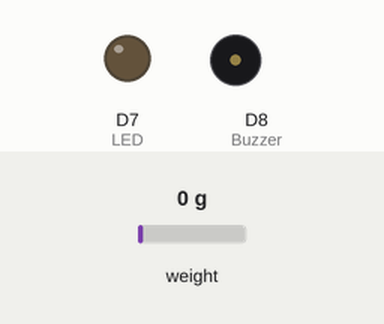
A sketch run on a simulated ESP8266 (NodeMCU). Shown: output pins drawn as LEDs (lit = HIGH), buzzer (waves = sounding, pin HIGH). The test bench sets the inputs (shaded band); at power-on: weight on the scale 0 g. WiFi joins after 1.5 s; servers stay silent unless stated; what the sketch prints to the serial monitor is not drawn.

Above: at 0.0 s.
At 1.1 s:
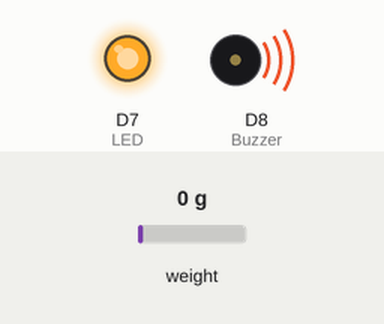
At 4.6 s:
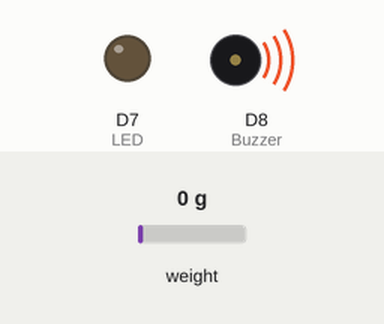
Timing chart, 0 to 6.1 s (numbered marks = the images above):
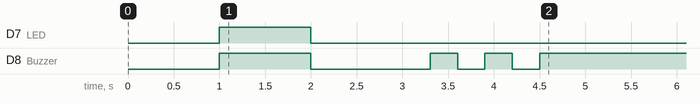

Measured:
- by itself, D7 (LED): LOW → HIGH at 1.0 s, → LOW 1.0 s later
- by itself, D8 (Buzzer): goes HIGH 1.0 s, LOW 1.3 s, HIGH 0.30 s, LOW 0.30 s, HIGH 0.30 s, LOW 0.30 s, then HIGH

The sketch:

sendweightget_V1.ino
```cpp
#include <ESP8266WiFi.h>
#include <WiFiClient.h>
#include <ESP8266WebServer.h>
#include <ESP8266HTTPClient.h>
#include <HX711.h>

/* Set these to your desired credentials. */
const char *ssid = "Inan Afra";  //ENTER YOUR WIFI SETTINGS
const char *password = "afra2017";

//Web/Server address to read/write from
const char *host = "192.168.0.101";

#define critical_value  20
const int SCALE_DOUT_PIN = D6;
const int SCALE_SCK_PIN = D5;

const int Buzzer = D8;
const int LED = D7;

int flag = 0;
float saline_bag_weight=1000;
float weight = 0;

HX711 scale(SCALE_DOUT_PIN, SCALE_SCK_PIN);

//=======================================================================
//                    Power on setup
//=======================================================================

void setup() {
  scale.set_scale(45);// <- set here calibration factor!!!
  scale.tare();

  pinMode(Buzzer,OUTPUT);
  pinMode(LED,OUTPUT);
  digitalWrite(Buzzer,HIGH);
  digitalWrite(LED,HIGH);
  delay(1000);
  digitalWrite(Buzzer,LOW);
  digitalWrite(LED,LOW);

  Serial.begin(115200);
  WiFi.mode(WIFI_OFF);        //Prevents reconnection issue (taking too long to connect)
  delay(1000);
  WiFi.mode(WIFI_STA);        //This line hides the viewing of ESP as wifi hotspot

  WiFi.begin(ssid, password);     //Connect to your WiFi router
  Serial.println("");

  Serial.print("Connecting");
  // Wait for connection
  while (WiFi.status() != WL_CONNECTED) {
    delay(300);
    flag ^= 1;
    digitalWrite(Buzzer,flag);
    Serial.print(".");
  }

  //If connection successful show IP address in serial monitor
  Serial.println("");
  Serial.print("Connected to ");
  Serial.println(ssid);
  Serial.print("IP address: ");
  Serial.println(WiFi.localIP());  //IP address assigned to your ESP
  saline_bag_weight=1000;
  weight = scale.get_units(1);
  float new_weight = 0;
  int not_ok = 1;
  int count = 0;

  while(not_ok)
  {
    new_weight = scale.get_units(1);
    if(abs(new_weight-weight) <10 && count>=100)
    {
      if(new_weight > 300 && new_weight < 600)
      {
          saline_bag_weight = 500;
          not_ok = 0;
          break;
      }
      else if(new_weight > 700 && new_weight < 1100)
      {
          saline_bag_weight = 1000;
          not_ok = 0;
          break;
      }
    }

    weight = new_weight;
    count++;
  }


}

//=======================================================================
//                    Main Program Loop
//=======================================================================
int sendPercentage=100;

void loop() {

  weight = scale.get_units(1);

  Serial.println(String(-weight, 2));

  HTTPClient http;    //Declare object of class HTTPClient

  String   Link;


  //GET Data

  sendPercentage= (-weight/saline_bag_weight)*100 ;
  if(sendPercentage<0)
  {
    sendPercentage=0;
  }
  if(sendPercentage>100)
  {
    sendPercentage=100;
  }
  if(sendPercentage< critical_value)digitalWrite(Buzzer,HIGH);
  else
  {
  digitalWrite(Buzzer,LOW);
  }
  Link = "http://192.168.0.101:8000/receive/";
  String postData = "PAT00002," + String(sendPercentage);
  Serial.print(Link);
  http.begin(Link);     //Specify request destination

  int httpCode = http.POST(postData);            //Send the request
  String payload = http.getString();    //Get the response payload

  Serial.println(httpCode);   //Print HTTP return code
  //Serial.println(payload);    //Print request response payload

  http.end();  //Close connection

  delay(1000);  //GET Data at every 5 seconds
}
//=======================================================================
```
